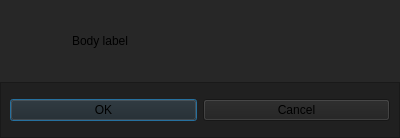
<?xml version="1.0" encoding="UTF-8"?>
<ui version="4.0">
 <class>Dialog</class>
 <widget class="QDialog" name="Dialog">
  <property name="geometry">
   <rect>
    <x>0</x>
    <y>0</y>
    <width>400</width>
    <height>138</height>
   </rect>
  </property>
  <property name="windowTitle">
   <string>Dialog</string>
  </property>
  <property name="styleSheet">
   <string notr="true">QDialog {
	background-color: rgb(39,39,39);
}</string>
  </property>
  <layout class="QVBoxLayout" name="verticalLayout">
   <property name="spacing">
    <number>0</number>
   </property>
   <property name="leftMargin">
    <number>0</number>
   </property>
   <property name="topMargin">
    <number>0</number>
   </property>
   <property name="rightMargin">
    <number>0</number>
   </property>
   <property name="bottomMargin">
    <number>0</number>
   </property>
   <item>
    <layout class="QHBoxLayout" name="horizontalLayout">
     <property name="spacing">
      <number>12</number>
     </property>
     <property name="leftMargin">
      <number>12</number>
     </property>
     <property name="topMargin">
      <number>12</number>
     </property>
     <property name="rightMargin">
      <number>12</number>
     </property>
     <property name="bottomMargin">
      <number>12</number>
     </property>
     <item>
      <widget class="QLabel" name="label">
       <property name="minimumSize">
        <size>
         <width>48</width>
         <height>48</height>
        </size>
       </property>
       <property name="maximumSize">
        <size>
         <width>48</width>
         <height>48</height>
        </size>
       </property>
       <property name="text">
        <string/>
       </property>
       <property name="pixmap">
        <pixmap>../../resources/icons/question.png</pixmap>
       </property>
       <property name="scaledContents">
        <bool>true</bool>
       </property>
      </widget>
     </item>
     <item>
      <widget class="BodyLabel" name="BodyLabel">
       <property name="text">
        <string>Body label</string>
       </property>
       <property name="wordWrap">
        <bool>true</bool>
       </property>
      </widget>
     </item>
     <item>
      <spacer name="verticalSpacer">
       <property name="orientation">
        <enum>Qt::Vertical</enum>
       </property>
       <property name="sizeHint" stdset="0">
        <size>
         <width>0</width>
         <height>0</height>
        </size>
       </property>
      </spacer>
     </item>
     <item>
      <spacer name="horizontalSpacer">
       <property name="orientation">
        <enum>Qt::Horizontal</enum>
       </property>
       <property name="sizeHint" stdset="0">
        <size>
         <width>40</width>
         <height>20</height>
        </size>
       </property>
      </spacer>
     </item>
    </layout>
   </item>
   <item>
    <widget class="QFrame" name="frame">
     <property name="styleSheet">
      <string notr="true">background-color: rgb(32,32,32);</string>
     </property>
     <property name="frameShape">
      <enum>QFrame::StyledPanel</enum>
     </property>
     <property name="frameShadow">
      <enum>QFrame::Raised</enum>
     </property>
     <layout class="QVBoxLayout" name="verticalLayout_2">
      <property name="leftMargin">
       <number>0</number>
      </property>
      <property name="topMargin">
       <number>0</number>
      </property>
      <property name="rightMargin">
       <number>0</number>
      </property>
      <property name="bottomMargin">
       <number>0</number>
      </property>
      <item>
       <layout class="QHBoxLayout" name="horizontalLayout_2">
        <property name="leftMargin">
         <number>9</number>
        </property>
        <property name="topMargin">
         <number>16</number>
        </property>
        <property name="rightMargin">
         <number>9</number>
        </property>
        <property name="bottomMargin">
         <number>16</number>
        </property>
        <item>
         <widget class="PushButton" name="PushButton">
          <property name="text">
           <string>OK</string>
          </property>
         </widget>
        </item>
        <item>
         <widget class="PushButton" name="PushButton_2">
          <property name="text">
           <string>Cancel</string>
          </property>
         </widget>
        </item>
       </layout>
      </item>
     </layout>
    </widget>
   </item>
  </layout>
 </widget>
 <customwidgets>
  <customwidget>
   <class>PushButton</class>
   <extends>QPushButton</extends>
   <header>qfluentwidgets</header>
  </customwidget>
  <customwidget>
   <class>BodyLabel</class>
   <extends>QLabel</extends>
   <header>qfluentwidgets</header>
  </customwidget>
 </customwidgets>
 <resources/>
 <connections/>
</ui>
